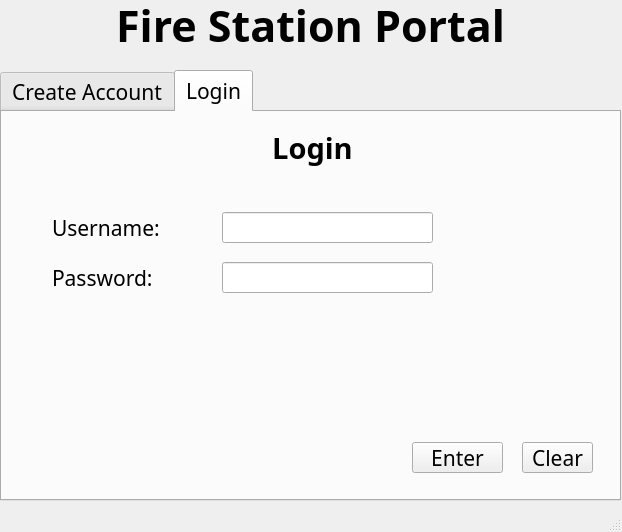
<?xml version="1.0" encoding="UTF-8"?>
<ui version="4.0">
 <class>MainWindow</class>
 <widget class="QMainWindow" name="MainWindow">
  <property name="geometry">
   <rect>
    <x>0</x>
    <y>0</y>
    <width>622</width>
    <height>532</height>
   </rect>
  </property>
  <property name="minimumSize">
   <size>
    <width>622</width>
    <height>532</height>
   </size>
  </property>
  <property name="maximumSize">
   <size>
    <width>622</width>
    <height>532</height>
   </size>
  </property>
  <property name="windowTitle">
   <string>Fire Station Portal</string>
  </property>
  <widget class="QWidget" name="centralwidget">
   <widget class="QLabel" name="label">
    <property name="geometry">
     <rect>
      <x>10</x>
      <y>0</y>
      <width>601</width>
      <height>51</height>
     </rect>
    </property>
    <property name="font">
     <font>
      <family>Bahnschrift SemiBold SemiConden</family>
      <pointsize>32</pointsize>
      <weight>75</weight>
      <bold>true</bold>
     </font>
    </property>
    <property name="text">
     <string>Fire Station Portal</string>
    </property>
    <property name="alignment">
     <set>Qt::AlignCenter</set>
    </property>
   </widget>
   <widget class="QTabWidget" name="tabWidget">
    <property name="geometry">
     <rect>
      <x>0</x>
      <y>70</y>
      <width>621</width>
      <height>431</height>
     </rect>
    </property>
    <property name="font">
     <font>
      <family>Bahnschrift Light SemiCondensed</family>
      <pointsize>16</pointsize>
      <weight>50</weight>
      <bold>false</bold>
     </font>
    </property>
    <property name="currentIndex">
     <number>1</number>
    </property>
    <widget class="QWidget" name="accTab">
     <attribute name="title">
      <string>Create Account</string>
     </attribute>
     <widget class="QLabel" name="label_2">
      <property name="geometry">
       <rect>
        <x>10</x>
        <y>10</y>
        <width>601</width>
        <height>51</height>
       </rect>
      </property>
      <property name="font">
       <font>
        <family>Bahnschrift SemiBold</family>
        <pointsize>22</pointsize>
        <weight>75</weight>
        <bold>true</bold>
       </font>
      </property>
      <property name="text">
       <string>Create Account </string>
      </property>
      <property name="alignment">
       <set>Qt::AlignCenter</set>
      </property>
     </widget>
     <widget class="QLineEdit" name="firstname">
      <property name="geometry">
       <rect>
        <x>220</x>
        <y>70</y>
        <width>201</width>
        <height>31</height>
       </rect>
      </property>
      <property name="placeholderText">
       <string/>
      </property>
     </widget>
     <widget class="QLineEdit" name="cr_username">
      <property name="geometry">
       <rect>
        <x>220</x>
        <y>120</y>
        <width>201</width>
        <height>31</height>
       </rect>
      </property>
      <property name="placeholderText">
       <string/>
      </property>
     </widget>
     <widget class="QLineEdit" name="cr_password">
      <property name="geometry">
       <rect>
        <x>220</x>
        <y>170</y>
        <width>201</width>
        <height>31</height>
       </rect>
      </property>
      <property name="text">
       <string/>
      </property>
      <property name="echoMode">
       <enum>QLineEdit::Password</enum>
      </property>
      <property name="placeholderText">
       <string/>
      </property>
     </widget>
     <widget class="QRadioButton" name="type_admin">
      <property name="geometry">
       <rect>
        <x>220</x>
        <y>270</y>
        <width>115</width>
        <height>31</height>
       </rect>
      </property>
      <property name="text">
       <string>Admin</string>
      </property>
     </widget>
     <widget class="QRadioButton" name="type_user">
      <property name="geometry">
       <rect>
        <x>330</x>
        <y>270</y>
        <width>115</width>
        <height>31</height>
       </rect>
      </property>
      <property name="text">
       <string>User</string>
      </property>
     </widget>
     <widget class="QLabel" name="label_4">
      <property name="geometry">
       <rect>
        <x>50</x>
        <y>270</y>
        <width>121</width>
        <height>31</height>
       </rect>
      </property>
      <property name="text">
       <string>Account type:</string>
      </property>
     </widget>
     <widget class="QPushButton" name="createAccount">
      <property name="geometry">
       <rect>
        <x>370</x>
        <y>330</y>
        <width>131</width>
        <height>31</height>
       </rect>
      </property>
      <property name="font">
       <font>
        <family>Bahnschrift Light Condensed</family>
        <pointsize>16</pointsize>
        <weight>50</weight>
        <bold>false</bold>
       </font>
      </property>
      <property name="text">
       <string>Create Account</string>
      </property>
     </widget>
     <widget class="QPushButton" name="cr_clear">
      <property name="geometry">
       <rect>
        <x>520</x>
        <y>330</y>
        <width>71</width>
        <height>31</height>
       </rect>
      </property>
      <property name="font">
       <font>
        <family>Bahnschrift Light Condensed</family>
        <pointsize>16</pointsize>
        <weight>50</weight>
        <bold>false</bold>
       </font>
      </property>
      <property name="text">
       <string>Clear</string>
      </property>
     </widget>
     <widget class="QLineEdit" name="contact_line">
      <property name="geometry">
       <rect>
        <x>220</x>
        <y>220</y>
        <width>201</width>
        <height>31</height>
       </rect>
      </property>
      <property name="text">
       <string/>
      </property>
      <property name="placeholderText">
       <string/>
      </property>
     </widget>
     <widget class="QLabel" name="label_5">
      <property name="geometry">
       <rect>
        <x>50</x>
        <y>70</y>
        <width>131</width>
        <height>31</height>
       </rect>
      </property>
      <property name="text">
       <string>Name:</string>
      </property>
     </widget>
     <widget class="QLabel" name="label_6">
      <property name="geometry">
       <rect>
        <x>50</x>
        <y>120</y>
        <width>131</width>
        <height>31</height>
       </rect>
      </property>
      <property name="text">
       <string>Username:</string>
      </property>
     </widget>
     <widget class="QLabel" name="label_7">
      <property name="geometry">
       <rect>
        <x>50</x>
        <y>170</y>
        <width>131</width>
        <height>31</height>
       </rect>
      </property>
      <property name="text">
       <string>Password:</string>
      </property>
     </widget>
     <widget class="QLabel" name="label_8">
      <property name="geometry">
       <rect>
        <x>50</x>
        <y>220</y>
        <width>131</width>
        <height>31</height>
       </rect>
      </property>
      <property name="text">
       <string>Contact No.:</string>
      </property>
     </widget>
    </widget>
    <widget class="QWidget" name="log">
     <attribute name="title">
      <string>Login</string>
     </attribute>
     <widget class="QLabel" name="label_3">
      <property name="geometry">
       <rect>
        <x>10</x>
        <y>10</y>
        <width>601</width>
        <height>51</height>
       </rect>
      </property>
      <property name="font">
       <font>
        <family>Bahnschrift SemiBold</family>
        <pointsize>22</pointsize>
        <weight>75</weight>
        <bold>true</bold>
       </font>
      </property>
      <property name="text">
       <string>Login</string>
      </property>
      <property name="alignment">
       <set>Qt::AlignCenter</set>
      </property>
     </widget>
     <widget class="QLineEdit" name="log_username">
      <property name="geometry">
       <rect>
        <x>220</x>
        <y>100</y>
        <width>211</width>
        <height>31</height>
       </rect>
      </property>
      <property name="placeholderText">
       <string/>
      </property>
     </widget>
     <widget class="QLineEdit" name="log_password">
      <property name="geometry">
       <rect>
        <x>220</x>
        <y>150</y>
        <width>211</width>
        <height>31</height>
       </rect>
      </property>
      <property name="echoMode">
       <enum>QLineEdit::Password</enum>
      </property>
      <property name="placeholderText">
       <string/>
      </property>
     </widget>
     <widget class="QPushButton" name="log_in">
      <property name="geometry">
       <rect>
        <x>410</x>
        <y>330</y>
        <width>91</width>
        <height>31</height>
       </rect>
      </property>
      <property name="font">
       <font>
        <family>Bahnschrift Light Condensed</family>
        <pointsize>16</pointsize>
       </font>
      </property>
      <property name="text">
       <string>Enter</string>
      </property>
     </widget>
     <widget class="QPushButton" name="log_clear">
      <property name="geometry">
       <rect>
        <x>520</x>
        <y>330</y>
        <width>71</width>
        <height>31</height>
       </rect>
      </property>
      <property name="font">
       <font>
        <family>Bahnschrift Light Condensed</family>
        <pointsize>16</pointsize>
        <weight>50</weight>
        <italic>false</italic>
        <bold>false</bold>
       </font>
      </property>
      <property name="text">
       <string>Clear</string>
      </property>
     </widget>
     <widget class="QLabel" name="label_9">
      <property name="geometry">
       <rect>
        <x>50</x>
        <y>150</y>
        <width>131</width>
        <height>31</height>
       </rect>
      </property>
      <property name="text">
       <string>Password:</string>
      </property>
     </widget>
     <widget class="QLabel" name="label_10">
      <property name="geometry">
       <rect>
        <x>50</x>
        <y>100</y>
        <width>131</width>
        <height>31</height>
       </rect>
      </property>
      <property name="text">
       <string>Username:</string>
      </property>
     </widget>
     <widget class="QLabel" name="label_11">
      <property name="geometry">
       <rect>
        <x>10</x>
        <y>250</y>
        <width>601</width>
        <height>31</height>
       </rect>
      </property>
      <property name="text">
       <string/>
      </property>
      <property name="alignment">
       <set>Qt::AlignCenter</set>
      </property>
     </widget>
    </widget>
   </widget>
  </widget>
  <widget class="QMenuBar" name="menubar">
   <property name="geometry">
    <rect>
     <x>0</x>
     <y>0</y>
     <width>622</width>
     <height>21</height>
    </rect>
   </property>
  </widget>
  <widget class="QStatusBar" name="statusbar"/>
 </widget>
 <resources/>
 <connections/>
</ui>
